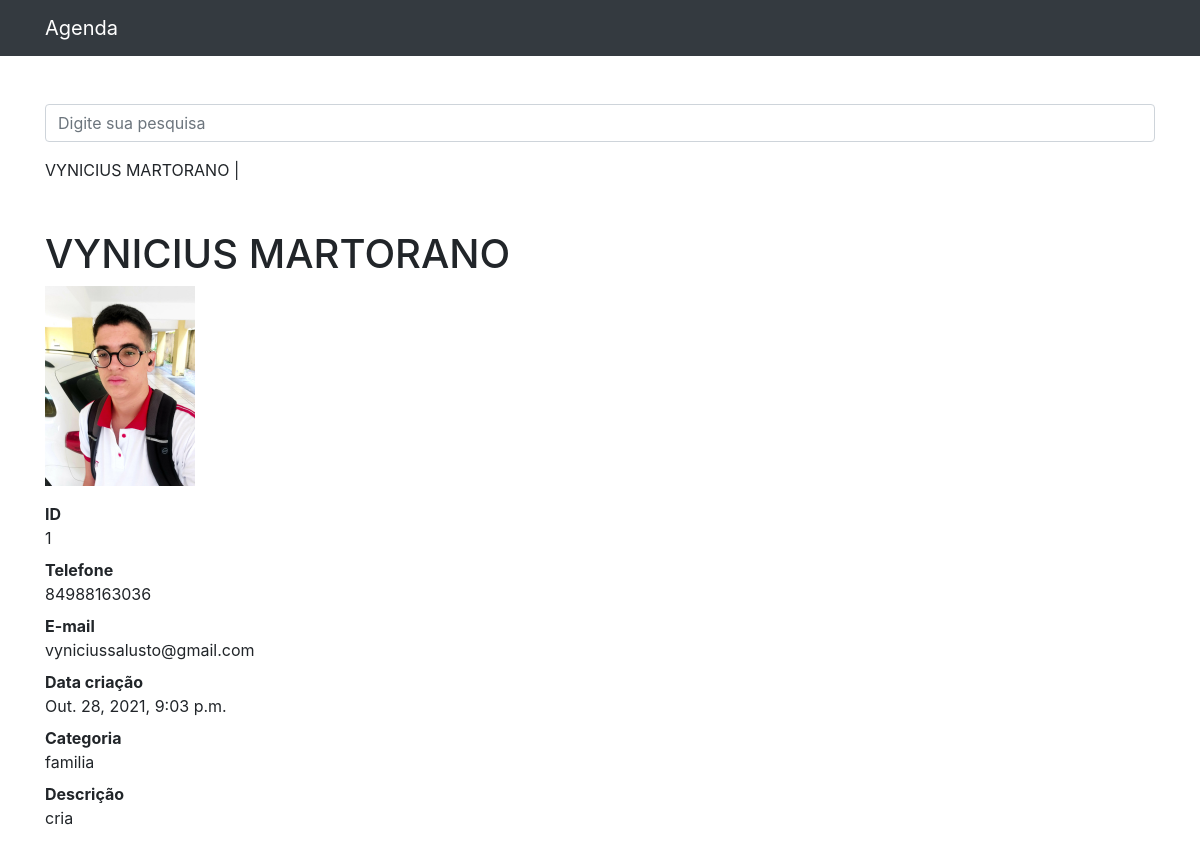
The page /1 on the database its author committed.
### contatos/models.py (models this page shows)
class Contato(models.Model):
    nome = models.CharField(max_length=255)
    sobrenome = models.CharField(max_length=255, blank=True)
    telefone = models.CharField(max_length=255)
    email = models.CharField(max_length=255,blank=True)
    data_criacao = models.DateTimeField(default=timezone.now())
    descricao = models.CharField(max_length=255,blank=True)
    categoria = models.ForeignKey(Categoria, on_delete=models.DO_NOTHING)
    mostrar = models.BooleanField(default=True)
    foto = models.ImageField(blank=True, upload_to='fotos/%Y/%m/%d')

class Categoria(models.Model):
    nome = models.CharField(max_length=255)
    def __str__(self):
        return self.nome

### contatos/views.py (the view)
# urls.py: path('<int:contato_id>',views.ver_contato, name='ver_contato')
def ver_contato(request,contato_id):
    contato = get_object_or_404(Contato,id=contato_id)
    if not contato.mostrar:
        raise Http404()
    return render(request,'contatos/ver_contato.html',{
        'contato': contato
    })

### contatos/templates/contatos/ver_contato.html
{% extends 'base.html'%}
{%block 'conteudo'%}
{% block titulo %} {{ contato.nome }} {{ contato.sobrenome }} | {% endblock %}
<h1 class="mt-5">{{ contato.nome }} {{ contato.sobrenome }}</h1>
{% if contato.foto %}
  <p>
    <img src="{{ contato.foto.url }}" style="max-width: 150px; height: auto;">
  </p>
{% endif %}
<dl>
  <dt>ID</dt>
  <dd>{{ contato.id }}</dd>
  <dt>Telefone</dt>
  <dd>{{ contato.telefone }}</dd>
  <dt>E-mail</dt>
  <dd>{{ contato.email }}</dd>
  <dt>Data criação</dt>
  <dd>{{ contato.data_criacao }}</dd>
  <dt>Categoria</dt>
  <dd>{{ contato.categoria }}</dd>
  <dt>Descrição</dt>
  <dd>
    {{ contato.descricao }}
  </dd>
</dl>
{%endblock%}

### templates/base.html (shortened to what this page needs)
{%load static%}
<!DOCTYPE html>
<html lang="pt">
<head>
  {% include 'parciais/_head.html'%}
</head>
<body>
  {% include 'parciais/_nav.html'%}
  <div class="container">
    <div class="row">
      <div class="col-lg-12">
        {% if 'accounts' not in request.path %}
        <br><br>
        <form method="get" action="{% url 'busca' %}">
          <div class="form-group row">
            <div class="col-12">
              <input class="form-control"
                     type="search" value="{{ request.GET.termo }}"
                     id="search-input"
                     placeholder="Digite sua pesquisa"
                     name="termo">
            </div>
          </div>
        </form>
        {% endif %}
        {%block 'conteudo'%}
        {%endblock%}
      </div>
    </div>
  </div>
</body>
</html>

### templates/parciais/_head.html (shortened to what this page needs)
{%load static%}
  <link href="{% static 'vendor/bootstrap/css/bootstrap.min.css'%}" rel="stylesheet ">

### templates/parciais/_nav.html (shortened to what this page needs)
{%load static%}
<nav class="navbar navbar-expand-lg navbar-dark bg-dark static-top">
<div class="container">
  <a class="navbar-brand" href="{% url 'index' %}">Agenda</a>
</div>
</nav>

### rows shown on the page
Contato: nome "VYNICIUS", sobrenome "MARTORANO", foto (picture), id "1", telefone "84988163036", email "vyniciussalusto@gmail.com", data_criacao "Out. 28, 2021, 9:03 p.m.", categoria "familia", descricao "cria"
